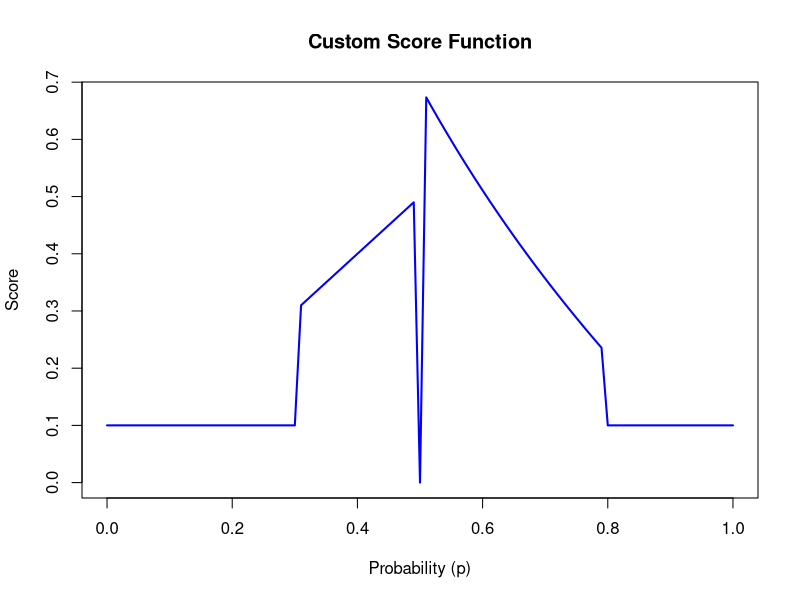

Write the R code that produced this figure.
## ---- chunk 1
score_function <- function(p) {
  if (p == 0.5) {
    score <- 0
  } else if (0.3 < p & p < 0.5) { 
    score <- p
  } else if (0.5 < p & p < 0.8) {
    score <- abs(log(p))
  } else {
    score <- 0.1
  }
  return(score)
}

p_values <- seq(0, 1, by = 0.01)
scores <- sapply(p_values, score_function)

plot(
  p_values, scores, type = "l", col = "blue", lwd = 2,
  xlab = "Probability (p)", ylab = "Score",
  main = "Custom Score Function"
)
